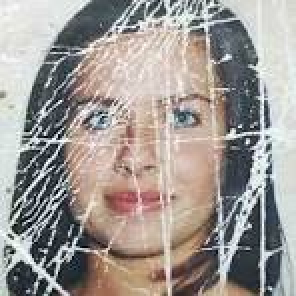
#> input picture Experiment-11/1.jpg, 148 x 148 px, found by its file name (shown 2 times larger)
$ python code.py
#> lines starting #> are read from the running program, lines starting #| are printed output that depends on the picture

import cv2
import numpy as np
import matplotlib.pyplot as plt

# 1. Load the image in grayscale
image = cv2.imread(r"D:\DSIP\Experiment-11\1.jpg", 0)
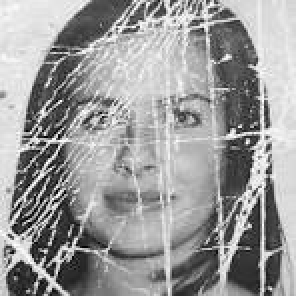
#> image: shape (148, 148) (shown 2 times larger); min 0, max 255, mean 154.2

if image is None:
    print("Error: Image not found. Check the image path.")
    exit()

# 2. Define the kernel
kernel = np.ones((5, 5), np.uint8)

# 3. Perform morphological operations
erosion = cv2.erode(image, kernel, iterations=1)
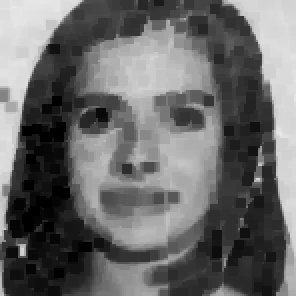
#> erosion: shape (148, 148) (shown 2 times larger); min 0, max 233, mean 104.4
dilation = cv2.dilate(image, kernel, iterations=1)
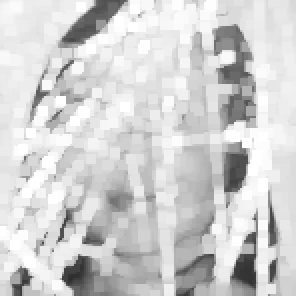
#> dilation: shape (148, 148) (shown 2 times larger); min 44, max 255, mean 208.1
opening = cv2.morphologyEx(image, cv2.MORPH_OPEN, kernel)
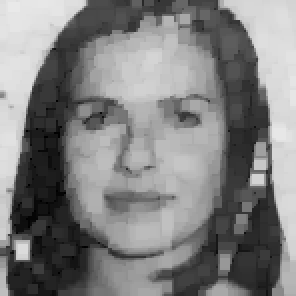
#> opening: shape (148, 148) (shown 2 times larger); min 0, max 233, mean 127.7
closing = cv2.morphologyEx(image, cv2.MORPH_CLOSE, kernel)
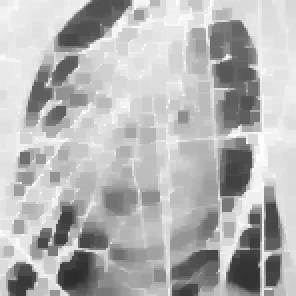
#> closing: shape (148, 148) (shown 2 times larger); min 44, max 255, mean 180.4

# 4. Display all results in one figure
plt.figure(figsize=(12, 8))

plt.subplot(2, 3, 1)
plt.imshow(image, cmap='gray')
plt.title("Original Image")
plt.axis("off")

plt.subplot(2, 3, 2)
plt.imshow(erosion, cmap='gray')
plt.title("Erosion")
plt.axis("off")

plt.subplot(2, 3, 3)
plt.imshow(dilation, cmap='gray')
plt.title("Dilation")
plt.axis("off")

plt.subplot(2, 3, 4)
plt.imshow(opening, cmap='gray')
plt.title("Opening")
plt.axis("off")

plt.subplot(2, 3, 5)
plt.imshow(closing, cmap='gray')
plt.title("Closing")
plt.axis("off")

plt.tight_layout()
plt.show()
